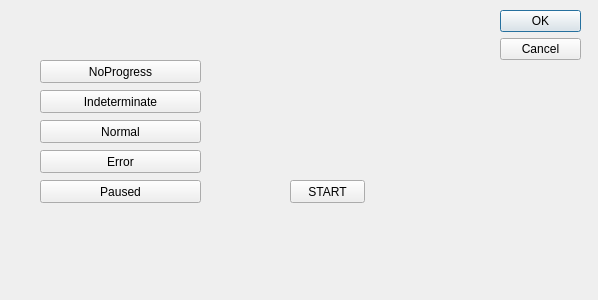
<?xml version="1.0" encoding="UTF-8"?>
<ui version="4.0">
 <class>Dialog</class>
 <widget class="QDialog" name="Dialog">
  <property name="geometry">
   <rect>
    <x>0</x>
    <y>0</y>
    <width>598</width>
    <height>300</height>
   </rect>
  </property>
  <property name="windowTitle">
   <string>Dialog</string>
  </property>
  <widget class="QDialogButtonBox" name="buttonBox">
   <property name="geometry">
    <rect>
     <x>500</x>
     <y>10</y>
     <width>81</width>
     <height>241</height>
    </rect>
   </property>
   <property name="orientation">
    <enum>Qt::Vertical</enum>
   </property>
   <property name="standardButtons">
    <set>QDialogButtonBox::Cancel|QDialogButtonBox::Ok</set>
   </property>
  </widget>
  <widget class="QPushButton" name="noProgressBtn">
   <property name="geometry">
    <rect>
     <x>40</x>
     <y>60</y>
     <width>161</width>
     <height>23</height>
    </rect>
   </property>
   <property name="maximumSize">
    <size>
     <width>161</width>
     <height>16777215</height>
    </size>
   </property>
   <property name="text">
    <string>NoProgress</string>
   </property>
  </widget>
  <widget class="QPushButton" name="indeterminateBtn">
   <property name="geometry">
    <rect>
     <x>40</x>
     <y>90</y>
     <width>161</width>
     <height>23</height>
    </rect>
   </property>
   <property name="maximumSize">
    <size>
     <width>161</width>
     <height>16777215</height>
    </size>
   </property>
   <property name="text">
    <string>Indeterminate</string>
   </property>
  </widget>
  <widget class="QPushButton" name="normalBtn">
   <property name="geometry">
    <rect>
     <x>40</x>
     <y>120</y>
     <width>161</width>
     <height>23</height>
    </rect>
   </property>
   <property name="maximumSize">
    <size>
     <width>161</width>
     <height>16777215</height>
    </size>
   </property>
   <property name="text">
    <string>Normal</string>
   </property>
  </widget>
  <widget class="QPushButton" name="errBtn">
   <property name="geometry">
    <rect>
     <x>40</x>
     <y>150</y>
     <width>161</width>
     <height>23</height>
    </rect>
   </property>
   <property name="text">
    <string>Error</string>
   </property>
  </widget>
  <widget class="QPushButton" name="pausedBtn">
   <property name="geometry">
    <rect>
     <x>40</x>
     <y>180</y>
     <width>161</width>
     <height>23</height>
    </rect>
   </property>
   <property name="text">
    <string>Paused</string>
   </property>
  </widget>
  <widget class="QPushButton" name="startBtn">
   <property name="geometry">
    <rect>
     <x>290</x>
     <y>180</y>
     <width>75</width>
     <height>23</height>
    </rect>
   </property>
   <property name="text">
    <string>START</string>
   </property>
  </widget>
 </widget>
 <resources/>
 <connections>
  <connection>
   <sender>buttonBox</sender>
   <signal>accepted()</signal>
   <receiver>Dialog</receiver>
   <slot>accept()</slot>
   <hints>
    <hint type="sourcelabel">
     <x>248</x>
     <y>254</y>
    </hint>
    <hint type="destinationlabel">
     <x>157</x>
     <y>274</y>
    </hint>
   </hints>
  </connection>
  <connection>
   <sender>buttonBox</sender>
   <signal>rejected()</signal>
   <receiver>Dialog</receiver>
   <slot>reject()</slot>
   <hints>
    <hint type="sourcelabel">
     <x>316</x>
     <y>260</y>
    </hint>
    <hint type="destinationlabel">
     <x>286</x>
     <y>274</y>
    </hint>
   </hints>
  </connection>
 </connections>
</ui>
